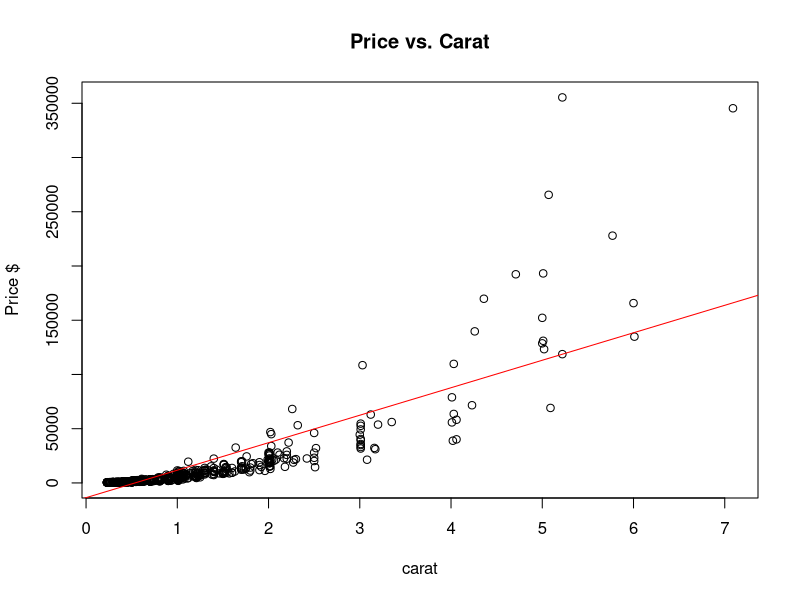
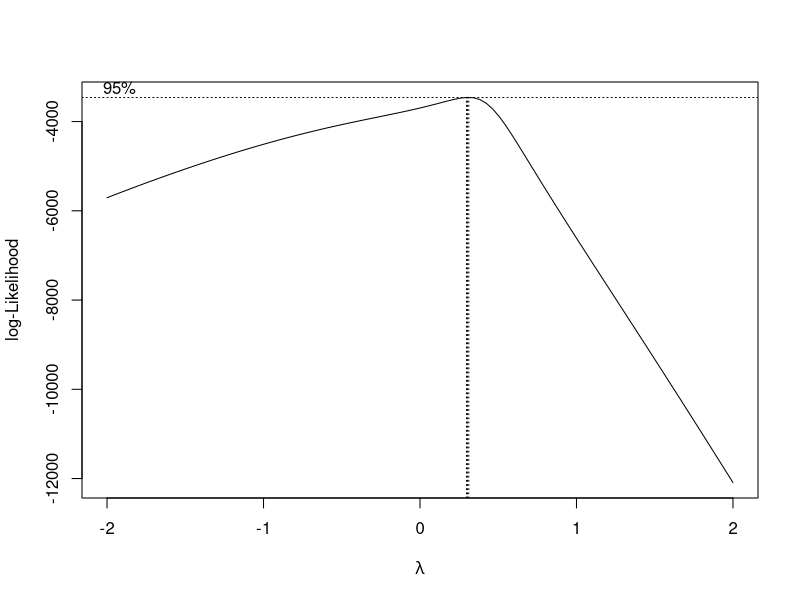
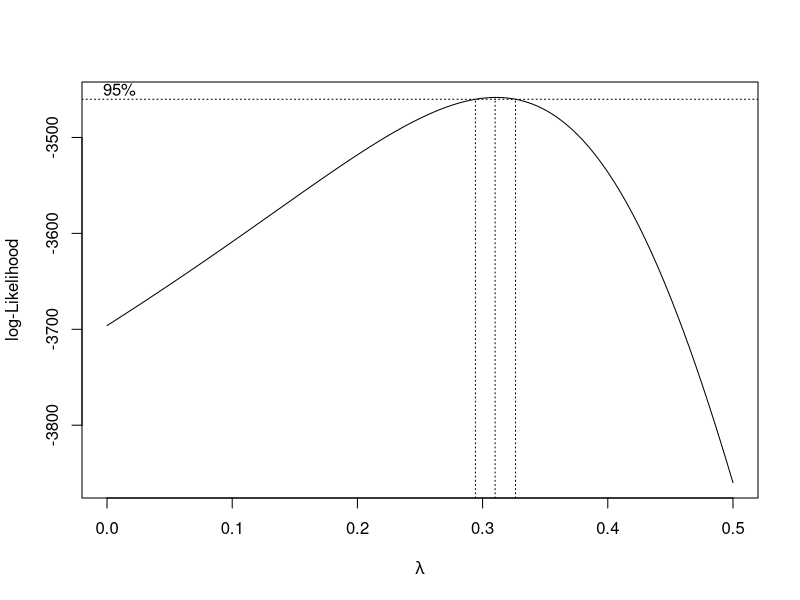
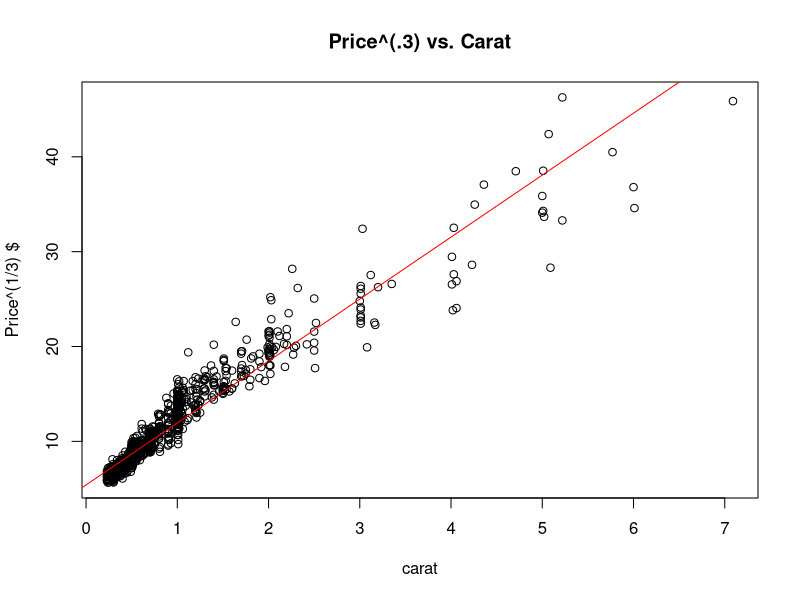

These charts were generated, in order, by the following R code: (Note: this script raises an error after producing the figures.)
## ---- chunk 1
knitr::opts_chunk$set(echo = TRUE)
## ---- chunk 2
data <- read.csv("diamonds4.csv", header=TRUE)
attach(data)
names(data)
summary(data)

## ---- chunk 3
results <- lm(price~carat)
summary(results)

plot(carat, price, xlab="carat", ylab = "Price $", main="Price vs. Carat")
abline(results, col="red")
## ---- chunk 4
library(MASS)
boxcox(results)
boxcox(results, lambda = seq(-0, .5, .005))
## ---- chunk 5
price.t = price**(.3)
results.t <- lm(price.t~carat)


summary(results.t)

plot(carat, price.t, xlab="carat", ylab = "Price^(1/3) $", main="Price^(.3) vs. Carat")
abline(results.t, col="red")

## ---- chunk 6
boxcox(results.t)
boxcox(results.t, lambda = seq(-1, 1.5, .01))

## ---- chunk 7
plot(results.t$fitted.values, results.t$residuals, xlab = "Fitted Values", ylab = "Residuals", main = "Residuals vs. Fitted Vaues")
abline(h=0, col="red")
## ---- chunk 8
price.log = log(price)
results.log <- lm(price.log~carat)


summary(results.log)

plot(carat, price.log, xlab="carat", ylab = "ln(Price) $", main="ln(Price) $ vs. Carat")
abline(results.log, col="red")
## ---- chunk 9
data_r <- data[which(data$price < 30000), ]
summary(data_r)

plot(carat, price, xlab="carat", ylab = "Price $", main="Price vs. Carat")
points(data_r$carat, data_r$price, pch=2, col="red")

## ---- chunk 10
detach(data)
attach(data_r)
results_r <- lm(price~carat)

plot(carat, price, xlab="carat", ylab = "Price $", main="Price vs. Carat")
abline(results_r, col="red")
## ---- chunk 11
plot(results_r$fitted.values, results_r$residuals, xlab = "Fitted Values", ylab = "Residuals", main = "Residuals vs. Fitted Vaues")
abline(h=0, col="red")
## ---- chunk 12
boxcox(results_r)
boxcox(results_r, lambda = seq(0, .5, .005))
## ---- chunk 13
price.rt = price**(.275)
results.rt <- lm(price.rt~carat)


summary(results.rt)

plot(carat, price.rt, xlab="carat", ylab = "Price^(0.15) $", main="Price^(0.15) vs. Carat - REDUCED")
abline(results.rt, col="red")

## ---- chunk 14
boxcox(results.rt)
boxcox(results.rt, lambda = seq(-1, 2, .01))

## ---- chunk 15
plot(results.rt$fitted.values, results.rt$residuals, xlab = "Fitted Values", ylab = "Residuals", main = "Residuals vs. Fitted Vaues")
abline(h=0, col="red")
## ---- chunk 16
price_r.log = log(price)
results_r.log <- lm(price_r.log~carat)


summary(results_r.log)

plot(carat, price_r.log, xlab="carat", ylab = "ln(Price) $", main="ln(Price) $ vs. Carat")
abline(results_r.log, col="red")
## ---- chunk 17
plot(results_r.log$fitted.values, results_r.log$residuals, xlab = "Fitted Values", ylab = "Residuals", main = "Residuals vs. Fitted Vaues")
abline(h=0, col="red")
## ---- chunk 18
detach(data_r)
attach(data)

price.log = log(price)
carat.log = log(carat)
results.loglog <- lm(price.log~carat.log)

summary(results.loglog)

plot(carat.log, price.log, xlab="ln(carat)", ylab = "ln(Price) $", main="ln(Price) $ vs. ln(Carat)")
abline(results.loglog, col="red")
## ---- chunk 19
#Residual Plot
plot(results.loglog$fitted.values, results.loglog$residuals, xlab = "Fitted Values", ylab = "Residuals", main = "Residuals vs. Fitted Vaues")
abline(h=0, col="red")

#ACF Plot
acf(results.loglog$residuals, main="ACF of Residuals")

#QQ Plot
qqnorm(results.loglog$residuals)
qqline(results.loglog$residuals, col="red")
